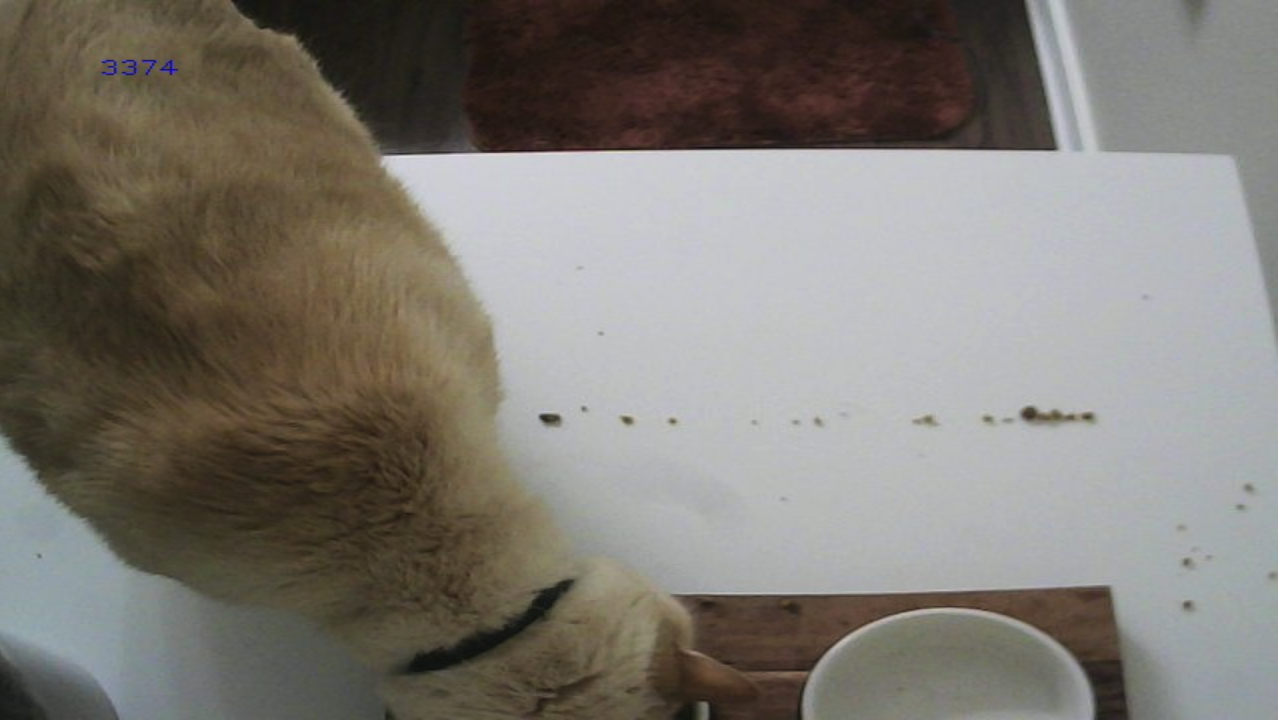
#> input picture finn.png, 1278 x 724 px, given in place of the camera
$ python index.py
#> lines starting #> are read from the running program, lines starting #| are printed output that depends on the picture; after the words box and inside, x2 and y2 are one past the last pixel; in counts of white or black regions, pixels touching at a corner belong together
from matplotlib import pyplot as plt
import numpy as np
from cv2 import cv2
upper = np.array([100, 120, 200], dtype="uint8")
lower = np.array([30, 70, 130], dtype="uint8")
cam = cv2.VideoCapture(0)
while True:
    ret, frame = cam.read()
#> frame is the input picture: shape (724, 1278, 3); mean B, G, R 114.6, 121.6, 125.7
    if ret:
        mask = cv2.inRange(frame, lower, upper)
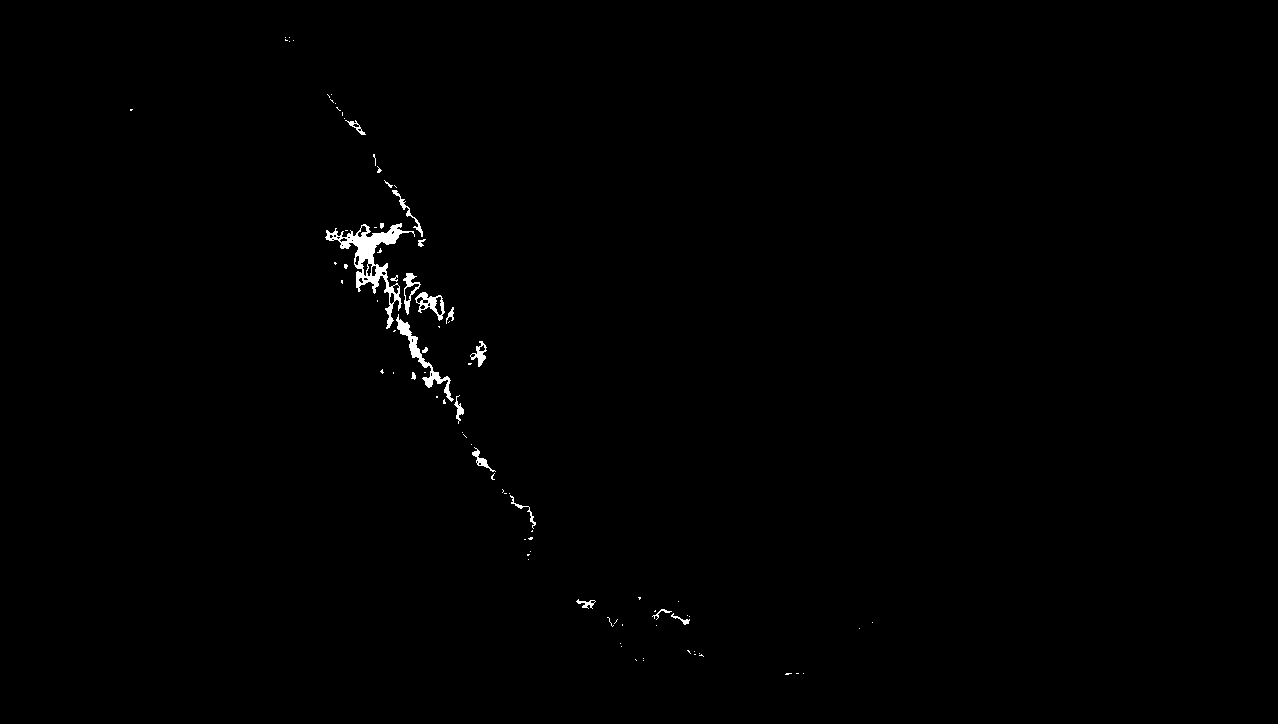
#> mask: shape (724, 1278); 0.51% white; 89 white regions (69 under 20 px), largest, box (x1, y1, x2, y2) and area: (325, 223, 415, 329) 1977, (396, 314, 454, 402) 727, (415, 292, 445, 321) 323
        print(cv2.countNonZero(mask))
#| 4722
        output = cv2.bitwise_and(frame, frame, mask=mask)
        output = cv2.putText(output, str(cv2.countNonZero(
            mask)), (50, 50), cv2.FONT_HERSHEY_PLAIN, 1, (255, 0, 0))
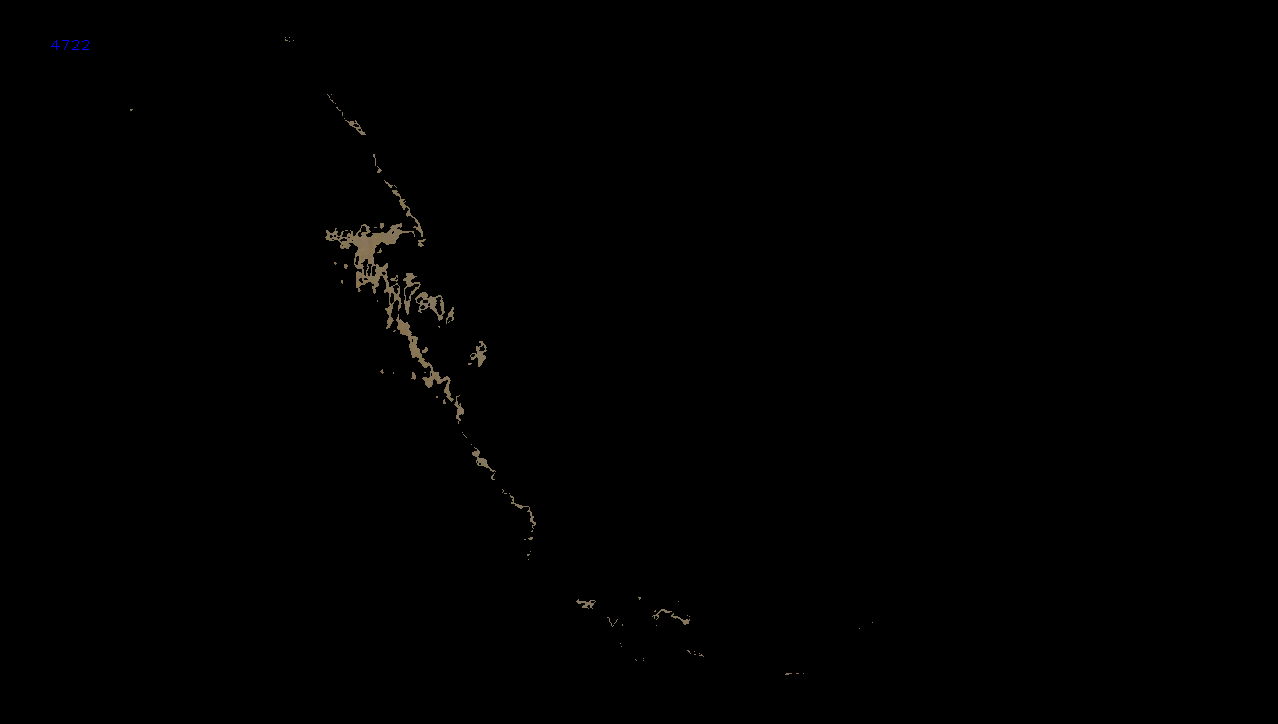
#> output: shape (724, 1278, 3); mean B, G, R 0.5, 0.6, 0.7
        cv2.imshow("frame",  np.hstack([frame, output]))
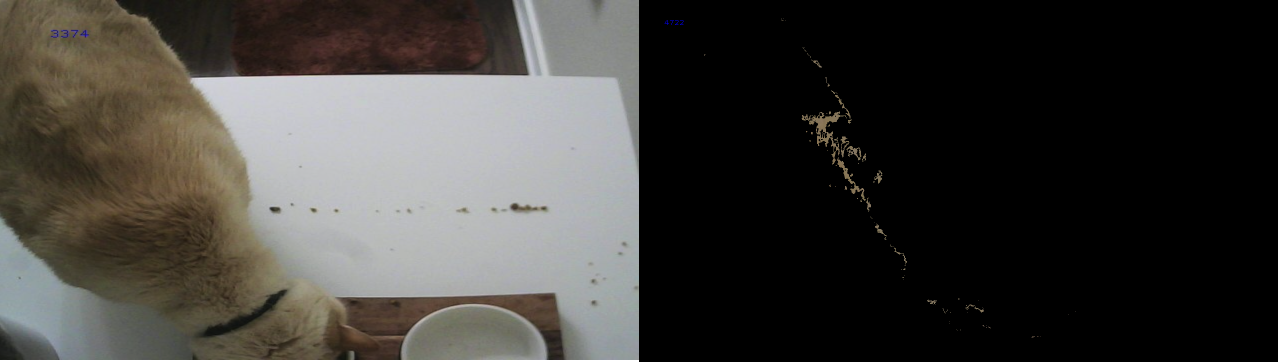
#> window 'frame': shape (724, 2556, 3) (shown at 1/2 size); mean B, G, R 57.6, 61.1, 63.2
    if cv2.waitKey(delay=20) & 0xFF == ord('q'):
#> (key q is pressed here)
        break
s, image = cam.read()
cam.release()

print(s)
#| True
# [5 lines of commented-out code are left out]
figure_size = 9  # the dimension of the x and y axis of the kernal.
mask = cv2.inRange(image, lower, upper)
output = cv2.bitwise_and(image, image, mask=mask)
cv2.imshow("images", np.hstack([image, output]))
cv2.waitKey(0)
# [6 lines of commented-out code are left out]

$ run again, on nico.png
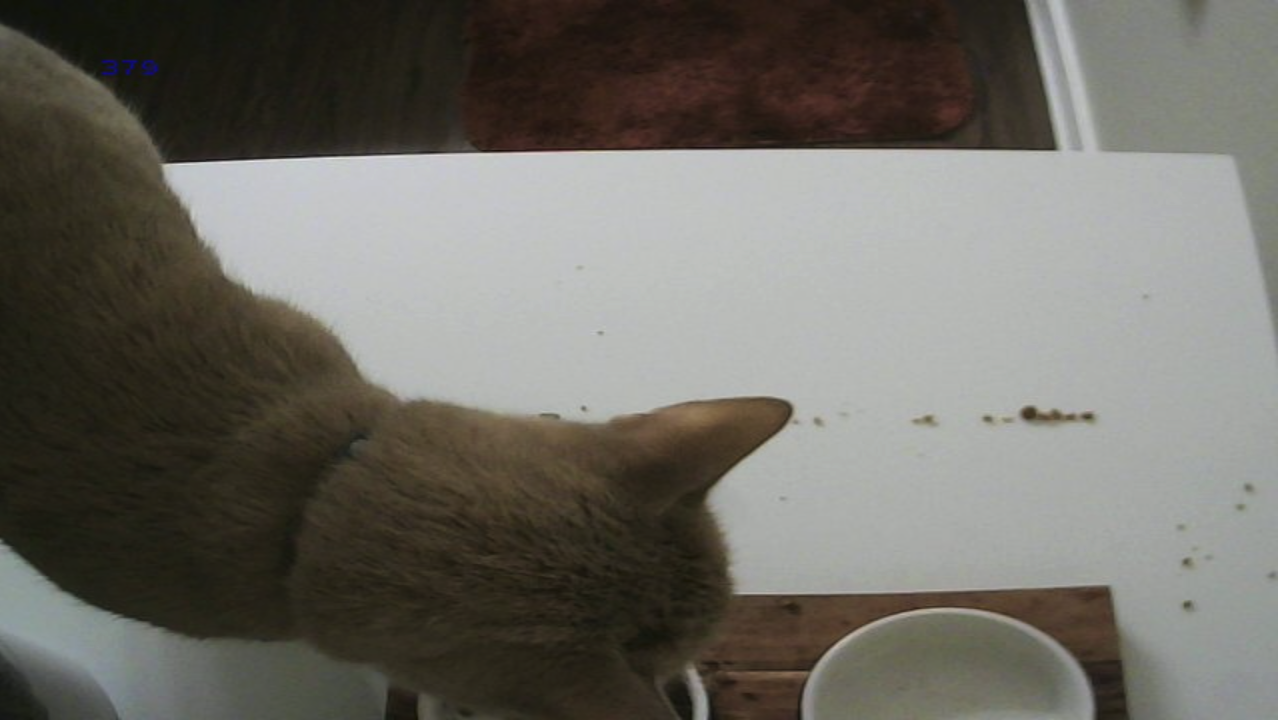
#> input picture nico.png, 1278 x 722 px, given in place of the camera
#> frame is the input picture: shape (722, 1278, 3); mean B, G, R 100.4, 107.4, 109.6
#> `mask = cv2.inRange(frame, lower, upper)`:
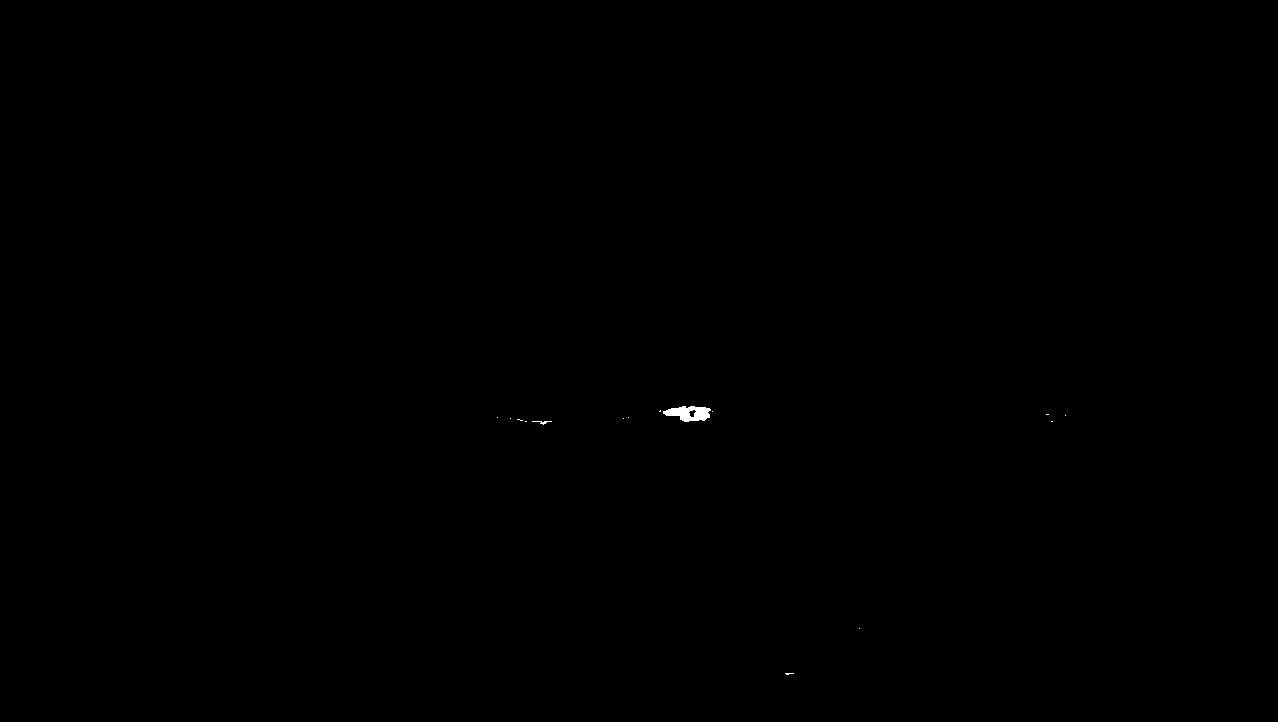
#> mask: shape (722, 1278); 0.06% white; 15 white regions (13 under 20 px), largest, box (x1, y1, x2, y2) and area: (663, 406, 711, 422) 496, (532, 421, 552, 425) 31
#| 562
#> `cv2.imshow("frame",  np.hstack([frame, output]))`:
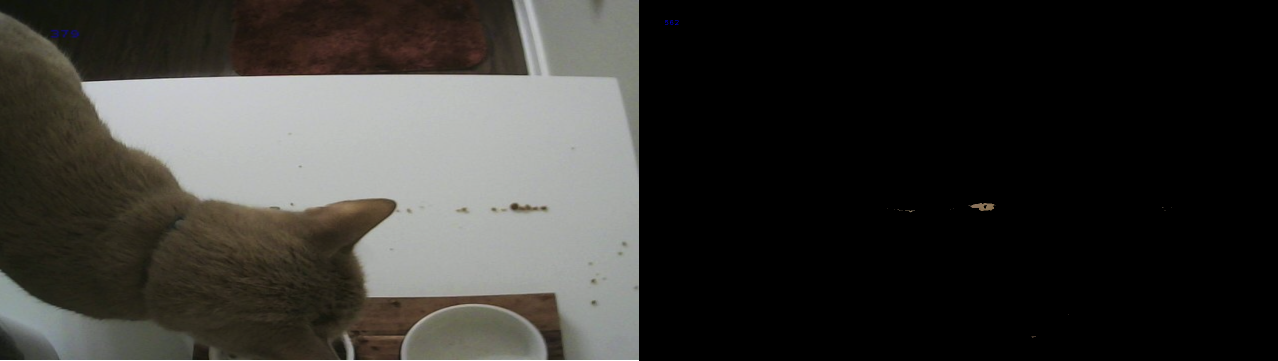
#> window 'frame': shape (722, 2556, 3) (shown at 1/2 size); mean B, G, R 50.2, 53.7, 54.8
#| True

$ run again, on nico2.png
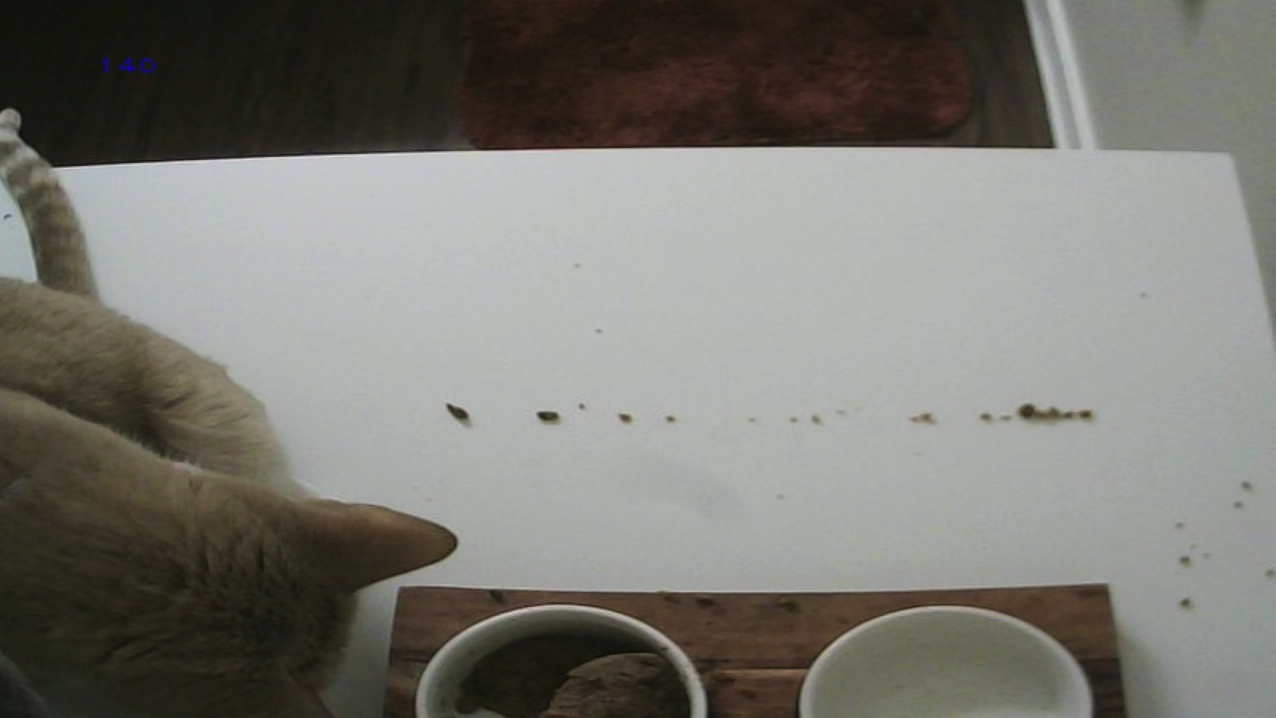
#> input picture nico2.png, 1276 x 718 px, given in place of the camera
#> frame is the input picture: shape (718, 1276, 3); mean B, G, R 113.8, 119.9, 121.1
#> `mask = cv2.inRange(frame, lower, upper)`:
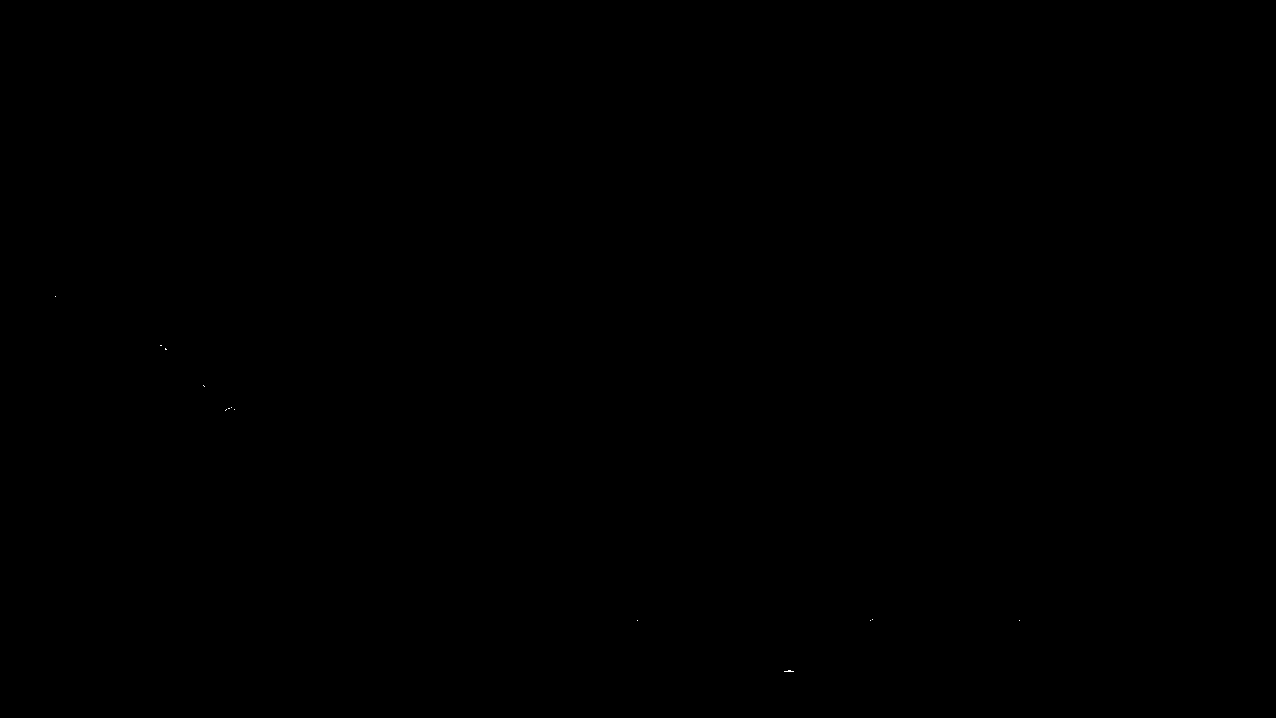
#> mask: shape (718, 1276); 0% white in thin lines or dots, all inside (x1, y1, x2, y2) = (55, 296, 1020, 672)
#| 31
#> `cv2.imshow("frame",  np.hstack([frame, output]))`:
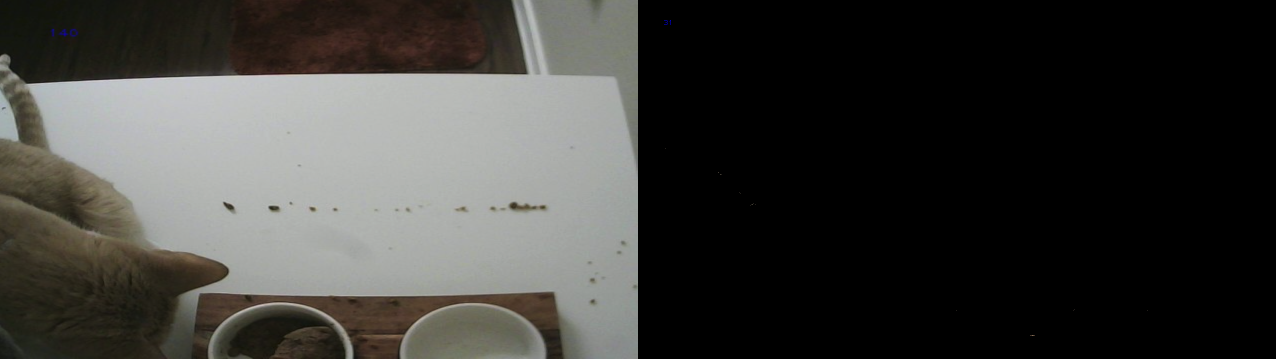
#> window 'frame': shape (718, 2552, 3) (shown at 1/2 size); mean B, G, R 56.9, 59.9, 60.5
#| True

$ run again, on none.png
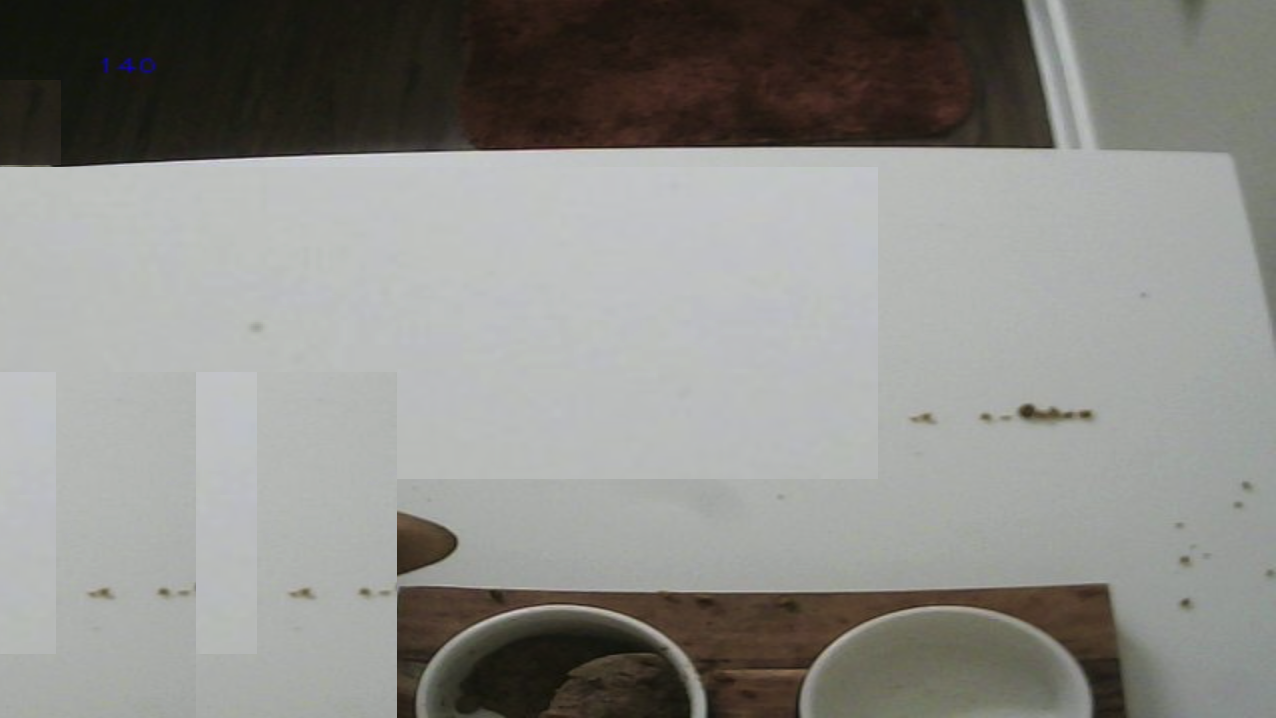
#> input picture none.png, 1276 x 718 px, given in place of the camera
#> frame is the input picture: shape (718, 1276, 3); mean B, G, R 135.7, 139.9, 140.1
#> `mask = cv2.inRange(frame, lower, upper)`:
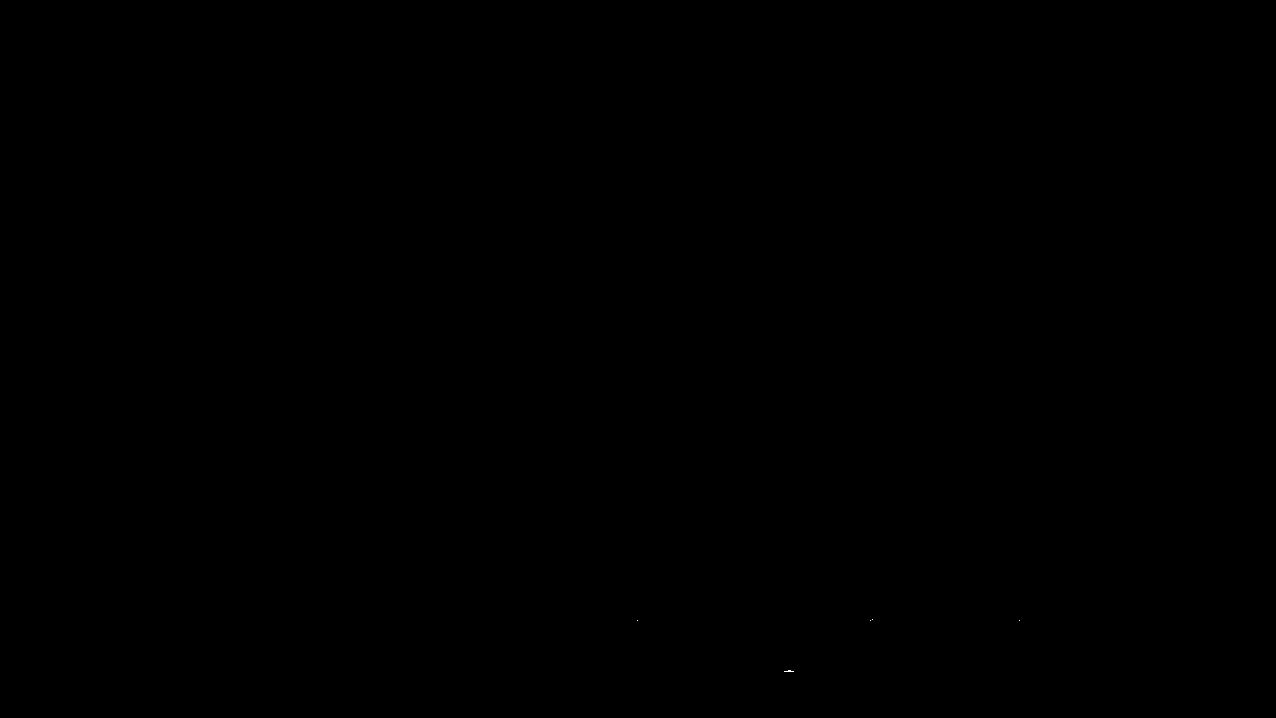
#> mask: shape (718, 1276); 0% white in thin lines or dots, all inside (x1, y1, x2, y2) = (637, 619, 1020, 672)
#| 17
#> `cv2.imshow("frame",  np.hstack([frame, output]))`:
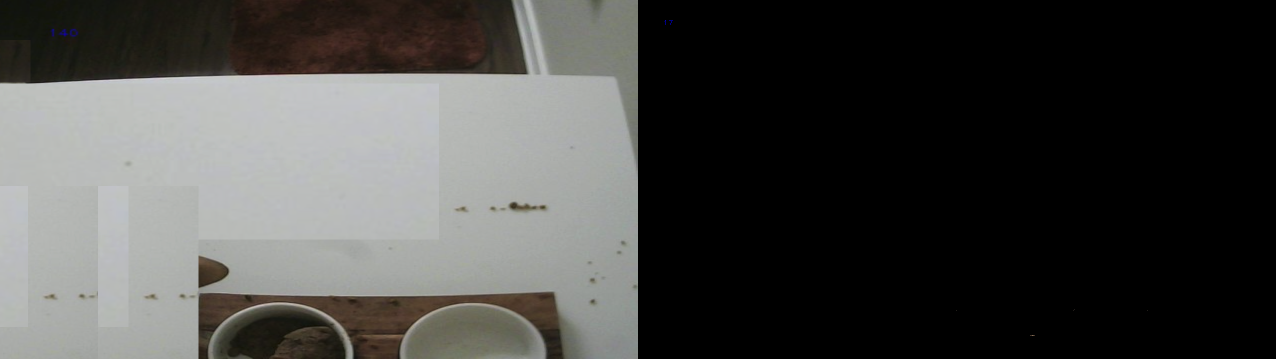
#> window 'frame': shape (718, 2552, 3) (shown at 1/2 size); mean B, G, R 67.9, 69.9, 70.1
#| True
